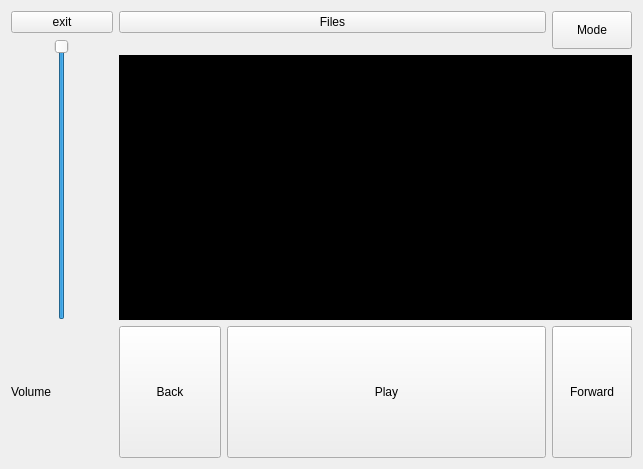
<?xml version="1.0" encoding="UTF-8"?>
<ui version="4.0">
 <class>JukeBox</class>
 <widget class="MenuEntry" name="JukeBox">
  <property name="geometry">
   <rect>
    <x>0</x>
    <y>0</y>
    <width>643</width>
    <height>469</height>
   </rect>
  </property>
  <property name="windowTitle">
   <string>Form</string>
  </property>
  <layout class="QGridLayout" name="gridLayout">
   <item row="1" column="2">
    <spacer name="verticalSpacer">
     <property name="orientation">
      <enum>Qt::Vertical</enum>
     </property>
     <property name="sizeType">
      <enum>QSizePolicy::Maximum</enum>
     </property>
     <property name="sizeHint" stdset="0">
      <size>
       <width>20</width>
       <height>10</height>
      </size>
     </property>
    </spacer>
   </item>
   <item row="4" column="0">
    <widget class="QLabel" name="label">
     <property name="text">
      <string>Volume</string>
     </property>
    </widget>
   </item>
   <item row="0" column="5" rowspan="2">
    <widget class="QPushButton" name="mode">
     <property name="sizePolicy">
      <sizepolicy hsizetype="Maximum" vsizetype="Expanding">
       <horstretch>0</horstretch>
       <verstretch>0</verstretch>
      </sizepolicy>
     </property>
     <property name="text">
      <string>Mode</string>
     </property>
    </widget>
   </item>
   <item row="0" column="0">
    <widget class="QPushButton" name="exit">
     <property name="text">
      <string>exit</string>
     </property>
    </widget>
   </item>
   <item row="4" column="5">
    <widget class="QPushButton" name="forward">
     <property name="sizePolicy">
      <sizepolicy hsizetype="Minimum" vsizetype="Preferred">
       <horstretch>0</horstretch>
       <verstretch>0</verstretch>
      </sizepolicy>
     </property>
     <property name="text">
      <string>Forward</string>
     </property>
    </widget>
   </item>
   <item row="4" column="1">
    <widget class="QPushButton" name="back">
     <property name="sizePolicy">
      <sizepolicy hsizetype="Minimum" vsizetype="Preferred">
       <horstretch>0</horstretch>
       <verstretch>0</verstretch>
      </sizepolicy>
     </property>
     <property name="text">
      <string>Back</string>
     </property>
    </widget>
   </item>
   <item row="4" column="2" colspan="3">
    <widget class="QPushButton" name="play_pause">
     <property name="sizePolicy">
      <sizepolicy hsizetype="Minimum" vsizetype="Minimum">
       <horstretch>0</horstretch>
       <verstretch>0</verstretch>
      </sizepolicy>
     </property>
     <property name="text">
      <string>Play</string>
     </property>
    </widget>
   </item>
   <item row="2" column="1" rowspan="2" colspan="5">
    <widget class="RadioInfo" name="radio" native="true">
     <property name="styleSheet">
      <string notr="true">background:black;</string>
     </property>
    </widget>
   </item>
   <item row="1" column="0" rowspan="3">
    <widget class="QSlider" name="volume">
     <property name="sizePolicy">
      <sizepolicy hsizetype="Preferred" vsizetype="Preferred">
       <horstretch>0</horstretch>
       <verstretch>0</verstretch>
      </sizepolicy>
     </property>
     <property name="value">
      <number>99</number>
     </property>
     <property name="orientation">
      <enum>Qt::Vertical</enum>
     </property>
    </widget>
   </item>
   <item row="0" column="1" colspan="4">
    <widget class="QPushButton" name="files">
     <property name="text">
      <string>Files</string>
     </property>
    </widget>
   </item>
  </layout>
 </widget>
 <customwidgets>
  <customwidget>
   <class>MenuEntry</class>
   <extends>QWidget</extends>
   <header>menuentry.h</header>
   <container>1</container>
  </customwidget>
  <customwidget>
   <class>RadioInfo</class>
   <extends>QWidget</extends>
   <header location="global">radioinfo.h</header>
   <container>1</container>
  </customwidget>
 </customwidgets>
 <resources/>
 <connections/>
</ui>
